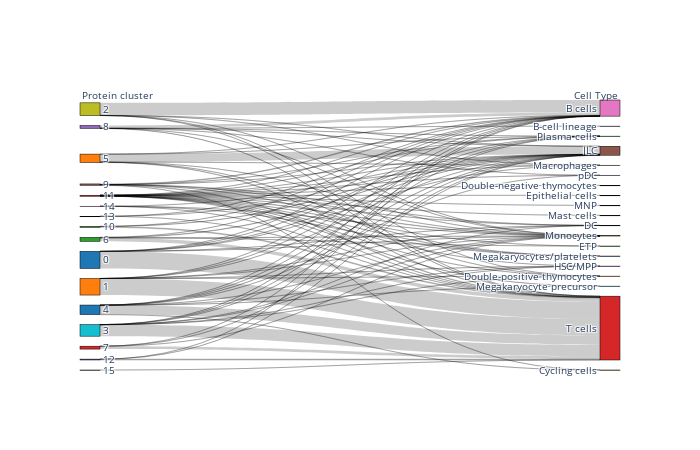

Here is the notebook cell this chart was saved with:
### Code cell
sankey_plot_with_labels( labels=[labels_str, predictions.predicted_labels['predicted_labels']], labels_titles=['Protein cluster', 'Cell Type'],
    title='', width=700, height=450)

### Figure 1 — Plotly figure (JSON) as saved in the notebook; plotly's stock layout.template omitted (floating-point values rounded to 4 significant figures)
{"data": [{"link": {"source": [0, 0, 0, 0, 0, 0, 0, 1, 1, 1, 1, 1, 1, 1, 1, 2, 2, 2, 3, 3, 3, 3, 3, 3, 3, 3, 3, 3, 3, 3, 3, 3, 3, 3, 3, 4, 4, 4, 5, 5, 5, 6, 6, 6, 6, 7, 8, 8, 8, 8, 8, 8, 9, 9, 9, 9, 9, 9, 9, 9, 10, 10, 10, 10, 10, 10, 10, 10, 10, 11, 11, 11, 11, 11, 11, 11, 12, 12, 12, 12, 12, 13, 13, 13, 13, 14, 14, 14, 14, 14, 14, 14, 15, 15, 15, 15, 15, 15, 15, 15], "target": [16, 19, 25, 27, 31, 32, 33, 16, 19, 21, 24, 25, 31, 32, 33, 16, 25, 33, 16, 19, 20, 21, 22, 23, 24, 25, 26, 27, 28, 29, 30, 31, 32, 33, 34, 16, 25, 33, 16, 25, 33, 25, 30, 31, 33, 33, 16, 21, 25, 27, 31, 33, 16, 19, 21, 24, 25, 31, 32, 33, 16, 18, 24, 25, 29, 31, 32, 33, 34, 16, 21, 25, 27, 31, 32, 33, 16, 22, 25, 31, 33, 16, 25, 31, 33, 16, 17, 25, 31, 32, 33, 34, 16, 18, 19, 25, 30, 31, 32, 33], "value": [11, 2, 20, 1, 5, 1, 13714, 9, 1, 1, 1, 15, 1, 1, 13295, 3, 101, 697, 14, 151, 1, 1, 11, 1, 31, 11, 1, 8, 2, 17, 1, 392, 8, 69, 54, 1, 1, 707, 10, 3, 41, 1, 39, 1, 3, 12, 10096, 1, 31, 1, 3, 42, 25, 1, 1, 1, 26, 1, 5, 9245, 19, 2, 1, 146, 2, 6, 1, 7500, 1, 21, 2, 6422, 4, 1, 6, 291, 4, 1, 366, 1, 2845, 18, 23, 1, 2302, 2221, 1, 9, 3, 53, 21, 2, 526, 1, 1, 41, 1, 2, 1, 498]}, "node": {"color": ["#1f77b4", "#ff7f0e", "#2ca02c", "#d62728", "#9467bd", "#8c564b", "#e377c2", "#7f7f7f", "#bcbd22", "#17becf", "#1f77b4", "#ff7f0e", "#2ca02c", "#d62728", "#9467bd", "#8c564b", "#e377c2", "#7f7f7f", "#bcbd22", "#17becf", "#1f77b4", "#ff7f0e", "#2ca02c", "#d62728", "#9467bd", "#8c564b", "#e377c2", "#7f7f7f", "#bcbd22", "#17becf", "#1f77b4", "#ff7f0e", "#2ca02c", "#d62728", "#9467bd"], "label": ["0", "1", "10", "11", "12", "13", "14", "15", "2", "3", "4", "5", "6", "7", "8", "9", "B cells", "B-cell lineage", "Cycling cells", "DC", "Double-negative thymocytes", "Double-positive thymocytes", "ETP", "Epithelial cells", "HSC/MPP", "ILC", "MNP", "Macrophages", "Mast cells", "Megakaryocyte precursor", "Megakaryocytes/platelets", "Monocytes", "Plasma cells", "T cells", "pDC"], "line": {"color": "black", "width": 0.5}, "pad": 15, "thickness": 20}, "type": "sankey"}], "layout": {"annotations": [{"showarrow": false, "text": "Protein cluster", "x": 0, "xref": "x", "y": 1.05, "yref": "paper"}, {"showarrow": false, "text": "Cell Type", "x": 1, "xref": "x", "y": 1.05, "yref": "paper"}], "font": {"size": 10}, "height": 450, "plot_bgcolor": "rgba(0,0,0,0)", "title": {"text": ""}, "width": 700, "xaxis": {"showgrid": false, "visible": false, "zeroline": false}, "yaxis": {"showgrid": false, "visible": false, "zeroline": false}}}
